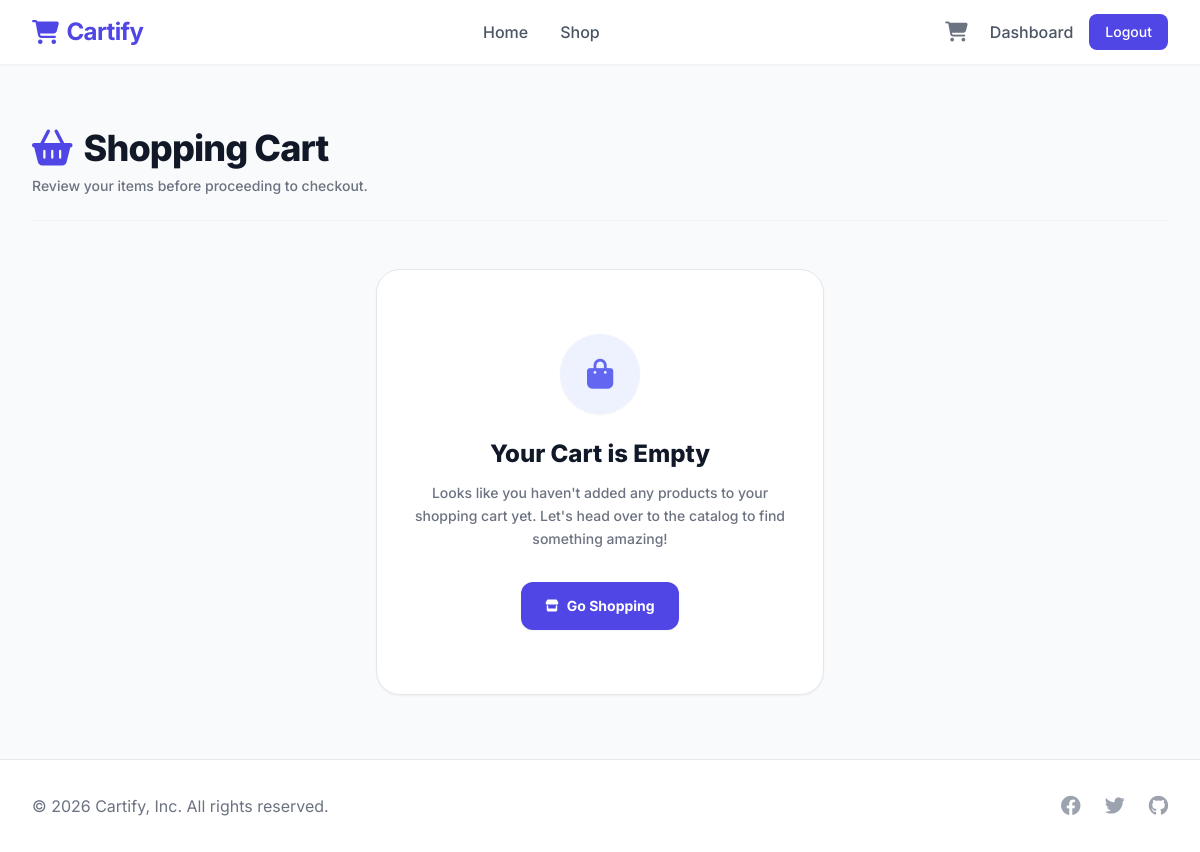
The app's page /cart/ (signed in), older data.
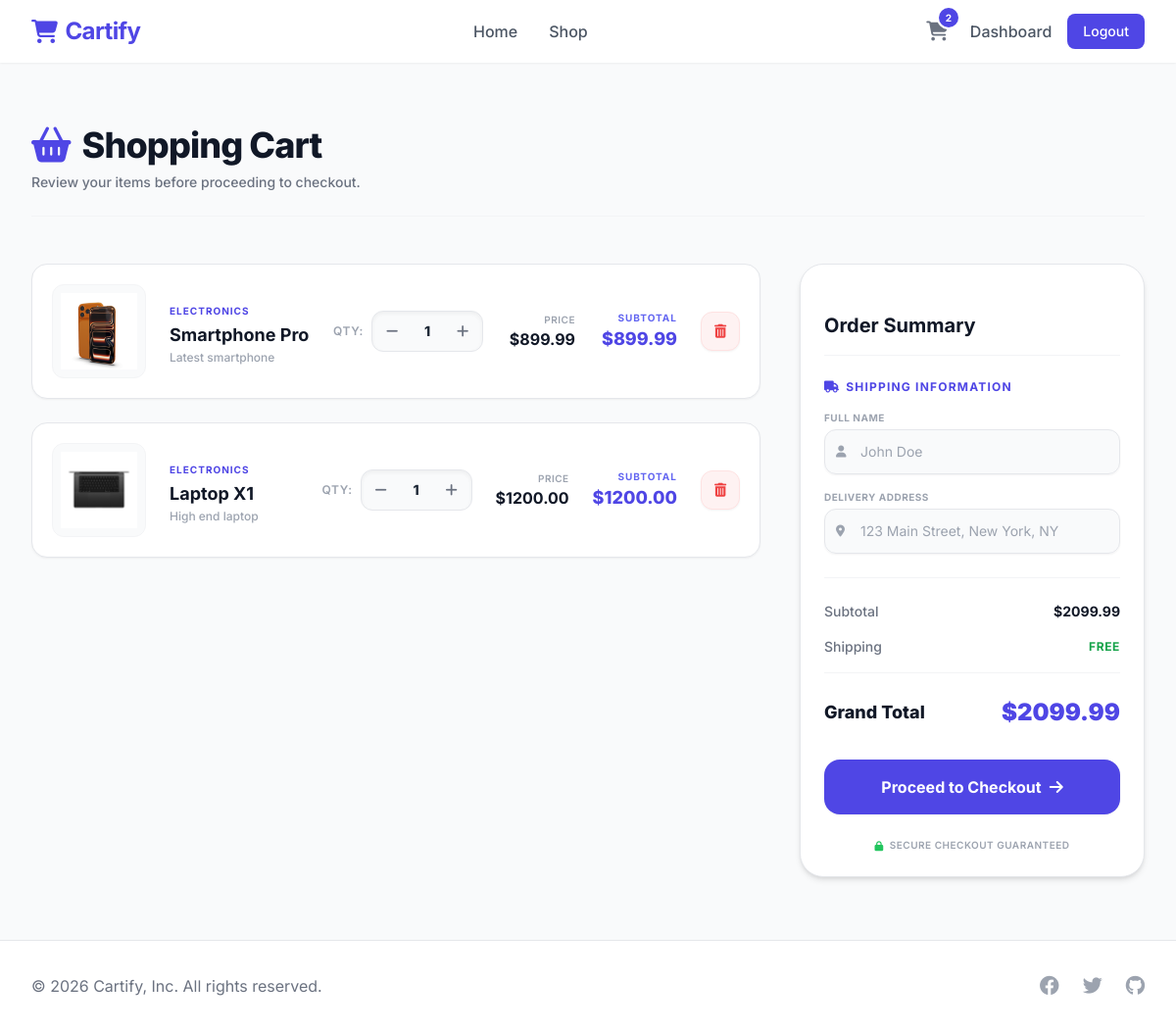
The same page, newer data.
### store/models.py (models this page shows, shortened)
class CartItem(models.Model):
    cart = models.ForeignKey(Cart, related_name='items', on_delete=models.CASCADE)
    product = models.ForeignKey(Product, on_delete=models.CASCADE)
    quantity = models.PositiveIntegerField(default=1)
    @property
    def subtotal(self):
        return self.product.price * self.quantity

class Product(models.Model):
    category = models.ForeignKey(Category, related_name='products', on_delete=models.CASCADE)
    title = models.CharField(max_length=255)
    image = models.FileField(upload_to='products/images', null=True, blank=True)
    description = models.TextField(blank=True, null=True)
    price = models.DecimalField(max_digits=10, decimal_places=2)
    stock = models.IntegerField(default=0)
    created_at = models.DateTimeField(auto_now_add=True)

class Category(models.Model):
    name = models.CharField(max_length=255)
    slug = models.SlugField(unique=True, help_text="Used for clean browser URLs")
    class Meta:
        verbose_name_plural = "Categories"

### store/views.py (the view)
# urls.py: path('cart/', views.view_cart, name='cart'),
@login_required
def view_cart(request):
    cart, created = Cart.objects.get_or_create(user=request.user)
    cart_items = cart.items.all().select_related('product')
    total_price = 0
    for item in cart_items:
        total_price += item.product.price * item.quantity
    context = {
        'cart': cart,
        'cart_items': cart_items,
        'total_price': total_price,
    }
    return render(request, 'cart.html', context)

### store/context_processors.py (called while the page is built)
def cart_item_count(request):
    if not request.user.is_authenticated:
        return {'cart_count': 0}
    try:
        items = CartItem.objects.filter(cart__user=request.user)
        total_count = sum(item.quantity for item in items)
        return {'cart_count': total_count}
    except Exception:
        return {'cart_count': 0}

### templates/cart.html (shortened to what the changed rows need)
{% extends 'base.html' %}
{% block content %}
<div class="max-w-7xl mx-auto px-4 sm:px-6 lg:px-8 py-16">
    <div class="mb-12 border-b border-gray-100 pb-6">
        <h1 class="text-3xl font-extrabold tracking-tight text-gray-900 sm:text-4xl flex items-center gap-3">
            <i class="fa-solid fa-basket-shopping text-indigo-600"></i> Shopping Cart
        </h1>
    </div>
    {% if cart_items %}
        <div class="grid grid-cols-1 lg:grid-cols-12 gap-10">
            <div class="lg:col-span-8 space-y-6">
                {% for item in cart_items %}
                    <div class="bg-white border border-gray-200 rounded-2xl p-5 shadow-sm hover:shadow-md transition-all duration-300 flex flex-col sm:flex-row items-center gap-6 relative overflow-hidden">
                        <div class="w-24 h-24 bg-gray-50 rounded-xl overflow-hidden flex items-center justify-center flex-shrink-0 border border-gray-100 p-2">
                            {% if item.product.image %}
                                <img src="{{ item.product.image.url }}" alt="{{ item.product.title }}" class="object-contain max-w-full max-h-full">
                            {% else %}
                                <i class="fa-solid fa-image text-gray-300 text-3xl"></i>
                            {% endif %}
                        </div>
                        <div class="flex-grow text-center sm:text-left">
                            <span class="text-[10px] font-bold text-indigo-600 uppercase tracking-widest">{{ item.product.category.name }}</span>
                            <h3 class="text-lg font-bold text-gray-900 leading-tight mt-1">{{ item.product.title }}</h3>
                            <p class="text-xs text-gray-400 font-medium mt-1 line-clamp-1">
                                {{ item.product.description|default:"No description available." }}
                            </p>
                        </div>
                        <div class="flex flex-col sm:flex-row items-center gap-6 w-full sm:w-auto justify-between sm:justify-end border-t border-gray-100 sm:border-t-0 pt-4 sm:pt-0">
                            <div class="flex items-center gap-2 flex-shrink-0">
                                <span class="text-xs text-gray-400 font-semibold uppercase tracking-wider">Qty:</span>
                                <div class="flex items-center bg-gray-50 border border-gray-200 rounded-xl overflow-hidden p-1 shadow-inner">
                                    <a href="{% url 'decrement_cart_item' item.id %}" class="w-8 h-8 flex items-center justify-center text-gray-500 hover:text-red-600 hover:bg-white rounded-lg transition-all duration-200 font-bold text-sm focus:outline-none" title="Decrease Quantity">
                                        <i class="fa-solid fa-minus"></i>
                                    </a>
                                    <span class="w-10 text-center text-gray-800 font-extrabold text-sm">{{ item.quantity }}</span>
                                    <a href="{% url 'increment_cart_item' item.id %}" class="w-8 h-8 flex items-center justify-center text-gray-500 hover:text-indigo-600 hover:bg-white rounded-lg transition-all duration-200 font-bold text-sm focus:outline-none" title="Increase Quantity">
                                        <i class="fa-solid fa-plus"></i>
                                    </a>
                                </div>
                            </div>
                            <div class="text-center sm:text-right min-w-[70px] flex-shrink-0">
                                <span class="text-[10px] text-gray-400 font-semibold uppercase tracking-wider block">Price</span>
                                <span class="text-gray-900 font-bold text-base">${{ item.product.price }}</span>
                            </div>
                            <div class="text-center sm:text-right min-w-[80px] flex-shrink-0">
                                <span class="text-[10px] text-indigo-500 font-bold uppercase tracking-widest block">Subtotal</span>
                                <span class="text-indigo-600 font-extrabold text-lg">${{ item.subtotal }}</span>
                            </div>
                            <a href="{% url 'delete_cart_item' item.id %}" class="w-10 h-10 flex items-center justify-center rounded-xl bg-red-50 text-red-500 hover:bg-red-500 hover:text-white transition-all duration-200 shadow-sm border border-red-100 focus:outline-none focus:ring-2 focus:ring-red-500 focus:ring-offset-2 flex-shrink-0" title="Remove Item">
                                <i class="fa-solid fa-trash-can text-sm"></i>
                            </a>
                        </div>
                    </div>
                {% endfor %}
            </div>
            <div class="lg:col-span-4">
                <form action="{% url 'checkout_initiate' %}" method="POST" class="bg-white border border-gray-200 rounded-3xl p-6 shadow-md space-y-6 sticky top-24">
                    <h2 class="text-xl font-bold text-gray-900 border-b border-gray-100 pb-4">Order Summary</h2>
                    <div class="space-y-4 border-b border-gray-100 pb-6">
                        <h3 class="text-xs font-bold text-indigo-600 uppercase tracking-widest flex items-center gap-1.5">
                            <i class="fa-solid fa-truck"></i> Shipping Information
                        </h3>
                        <div class="space-y-1">
                            <label for="full_name" class="block text-[10px] font-bold text-gray-400 uppercase tracking-wider">Full Name</label>
                            <div class="relative rounded-xl shadow-sm">
                                <div class="absolute inset-y-0 left-0 pl-3 flex items-center pointer-events-none">
                                </div>
                                <input type="text" name="full_name" id="full_name" required class="w-full bg-gray-50 border border-gray-200 rounded-xl pl-9 pr-4 py-3 text-sm focus:outline-none focus:ring-2 focus:ring-indigo-600 transition-all duration-200" placeholder="John Doe">
                            </div>
                        </div>
                        <div class="space-y-1">
                            <label for="address" class="block text-[10px] font-bold text-gray-400 uppercase tracking-wider">Delivery Address</label>
                            <div class="relative rounded-xl shadow-sm">
                                <div class="absolute inset-y-0 left-0 pl-3 flex items-center pointer-events-none">
                                </div>
                                <input type="text" name="address" id="address" required class="w-full bg-gray-50 border border-gray-200 rounded-xl pl-9 pr-4 py-3 text-sm focus:outline-none focus:ring-2 focus:ring-indigo-600 transition-all duration-200" placeholder="123 Main Street, New York, NY">
                            </div>
                        </div>
                    </div>
                    <div class="space-y-4 font-medium text-sm">
                        <div class="flex items-center justify-between text-gray-500">
                            <span>Subtotal</span>
                            <span class="text-gray-900 font-bold">${{ total_price }}</span>
                        </div>
                        <div class="flex items-center justify-between text-gray-500 pb-4 border-b border-gray-100">
                            <span>Shipping</span>
                            <span class="text-green-600 font-bold uppercase tracking-wider text-xs">Free</span>
                        </div>
                        <div class="flex items-center justify-between text-base py-2">
                            <span class="text-gray-900 font-extrabold text-lg">Grand Total</span>
                            <span class="text-indigo-600 font-black text-2xl">${{ total_price }}</span>
                        </div>
                    </div>
                    <button type="submit" class="w-full bg-indigo-600 hover:bg-indigo-700 text-white font-bold py-4 px-6 rounded-2xl transition-all duration-200 shadow-sm flex items-center justify-center gap-2 text-base focus:outline-none focus:ring-2 focus:ring-offset-2 focus:ring-indigo-600">
                        Proceed to Checkout <i class="fa-solid fa-arrow-right"></i>
                    </button>
                    <div class="text-center">
                        <p class="text-[10px] text-gray-400 font-semibold uppercase tracking-wider flex items-center justify-center gap-1.5">
                            <i class="fa-solid fa-lock text-green-500"></i> Secure Checkout Guaranteed
                        </p>
                    </div>
                </form>
            </div>
        </div>
    {% else %}
        <div class="max-w-md mx-auto text-center py-16 px-6 bg-white border border-gray-200 rounded-3xl shadow-sm mt-10">
            <div class="inline-flex items-center justify-center w-20 h-20 rounded-full bg-indigo-50 text-indigo-500 mb-6 shadow-sm">
                <i class="fa-solid fa-bag-shopping text-3xl"></i>
            </div>
            <h2 class="text-2xl font-extrabold text-gray-900">Your Cart is Empty</h2>
            <p class="mt-3 text-sm text-gray-500 font-medium leading-relaxed">
                Looks like you haven't added any products to your shopping cart yet. Let's head over to the catalog to find something amazing!
            </p>
            <a href="{% url 'index' %}" class="inline-flex items-center justify-center gap-2 bg-indigo-600 hover:bg-indigo-700 text-white font-bold px-6 py-3.5 rounded-xl text-sm transition-all duration-200 shadow-sm focus:outline-none focus:ring-2 focus:ring-indigo-600 focus:ring-offset-2 mt-8">
                <i class="fa-solid fa-store text-xs"></i> Go Shopping
            </a>
        </div>
    {% endif %}
</div>
{% endblock %}

Row changes from the older to the newer data that the page shows:
added CartItem: product.image (picture), product.category.name "ELECTRONICS", product "Smartphone Pro", product.description "Latest smartphone", quantity "1", product.price "899.99", subtotal "899.99"
added CartItem: product.image (picture), product.category.name "ELECTRONICS", product "Laptop X1", product.description "High end laptop", quantity "1", product.price "1200.00", subtotal "1200.00"
Text that changed along with them:
{{ cart_count }}: (not shown) → "2"
{{ total_price }}: (not shown) → "2099.99"
text no longer shown: "Your Cart is Empty Looks like you haven't added any products to your shopping cart yet. Let's head over to the catalog to find something amazing! Go Shopping"
text now shown: "Order Summary SHIPPING INFORMATION FULL NAME DELIVERY ADDRESS Subtotal $ Shipping FREE Grand Total $ Proceed to Checkout SECURE CHECKOUT GUARANTEED"
